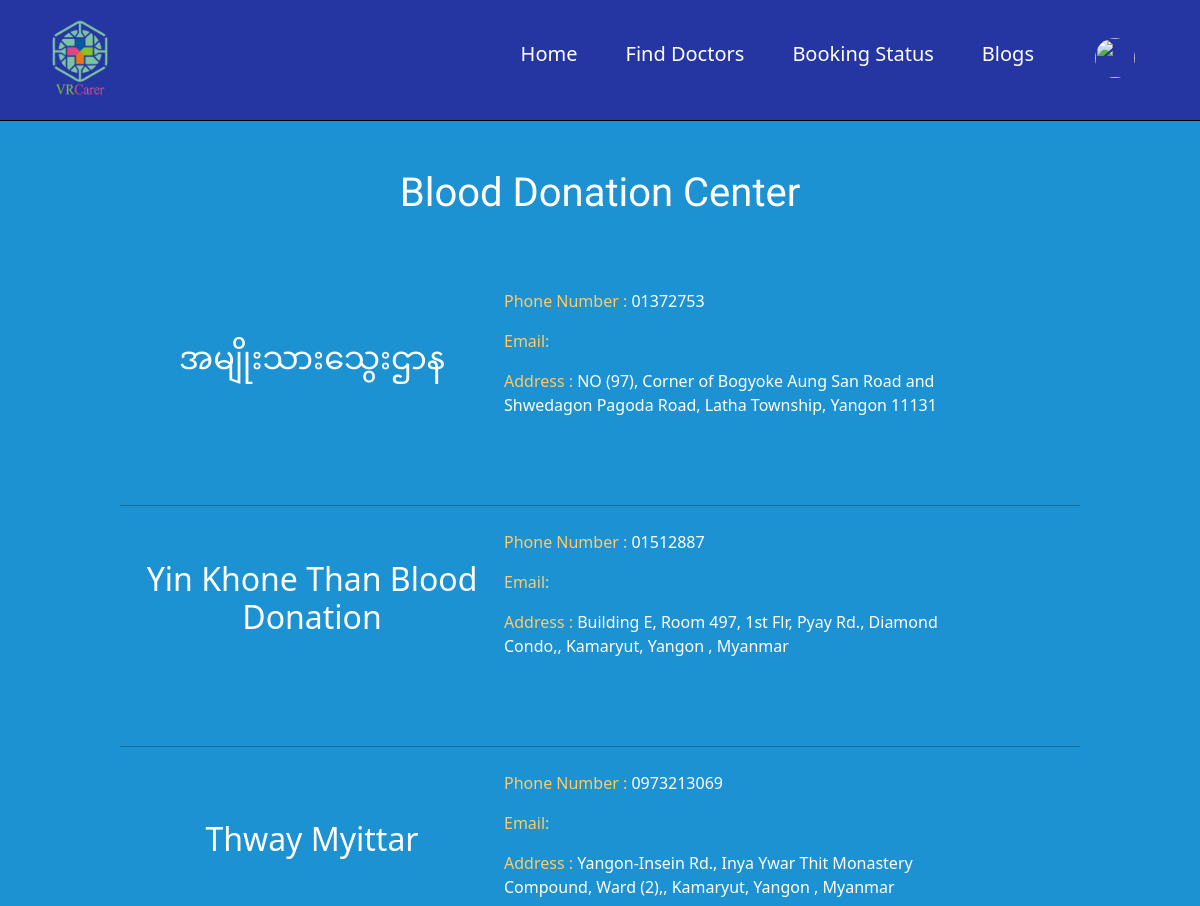
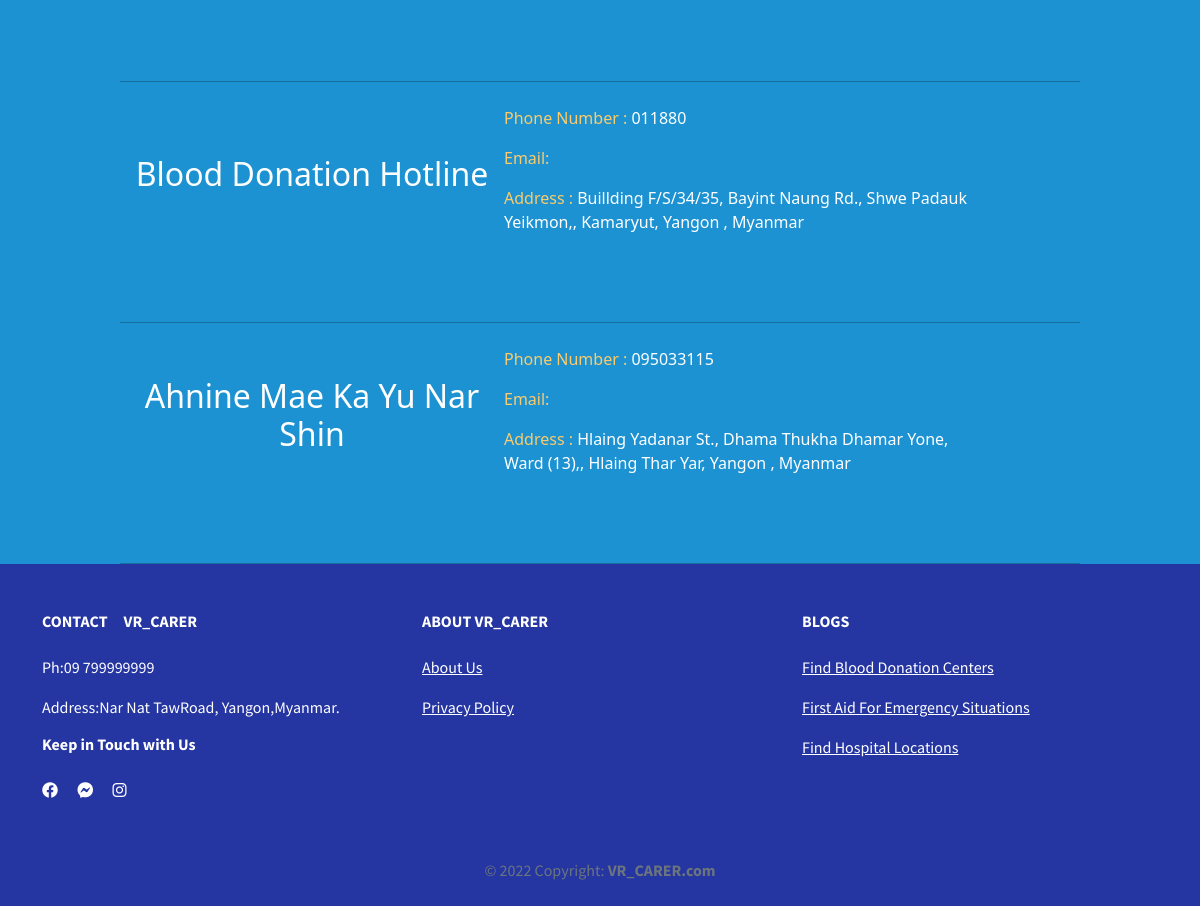
The app's page /vr_carer/patient/View/blooddonation.php (signed in) with its own data (2 pictures, top to bottom).
### tables this page shows
CREATE TABLE `blood_donation` (
  `id` int(11) NOT NULL COMMENT 'blood donation centre id',
  `center_name` varchar(128) NOT NULL COMMENT 'centre name',
  `center_address` varchar(256) NOT NULL COMMENT 'center address',
  `center_contact` varchar(15) NOT NULL COMMENT 'center phone number',
  `center_email` varchar(128) DEFAULT NULL COMMENT 'center email',
  `del_flg` int(11) NOT NULL DEFAULT 0,
  `created_date` varchar(10) DEFAULT NULL COMMENT 'YYYY/MM/DD',
  `updated_date` varchar(10) DEFAULT NULL COMMENT 'YYYY/MM/DD'
);

### vr_carer/patient/Controller/bloodDonation/showCenterController.php (called while the page is built)
<?php
include "../Model/dbConnection.php";
$sql = $pdo->prepare("SELECT * FROM blood_donation");
$sql->execute();
$centerList = $sql->fetchAll(PDO::FETCH_ASSOC);

### vr_carer/patient/View/blooddonation.php (the view, shortened to what this page needs)
<?php
include "../Controller/bloodDonation/showCenterController.php";
?>
<!DOCTYPE html>
<html lang="en">
<head>
    <link rel="stylesheet" href="./resources/css/root.css">
    <link rel="stylesheet" href="./resources/css/blooddonation.css?v=" <?php time() ?>>
</head>
<body>
    <?php
    include("./common/head.php");
    ?>
    <h3 class="blood_donate_header my-5">Blood Donation Center</h3>
    <?php foreach ($centerList as $center) { ?>
        <div class="center_card_wrapper mb-5">
            <div class="center_card">
                <div class="center_name_div">
                    <h2 class="center_name"><?php echo $center["center_name"] ?></h2>
                </div>
                <div class="center_address_div">
                    <p class="yellow_color center_phone">Phone Number : <span class="white_color"><?php echo $center["center_contact"] ?></span></p>
                    <p class="yellow_color center_phone">Email: <span class="white_color"><?php echo $center["center_email"] ?></span></p>
                    <p class="yellow_color center_address">Address : <span class="white_color">
                            <?php echo $center["center_address"] ?>
                        </span></p>
                </div>
            </div>
        </div>
        <hr class="line " />
    <?php } ?>
    <?php
    include("./common/footer.php")
    ?>
</body>
</html>

### vr_carer/patient/View/resources/css/root.css (style rules this page uses)
:root { --primary_color: #1c92d2; --secondary_color: #2535a1; --tertiary_color: #fccb6a; }
:root { --first_color: #ffffff; --second_color: #000000; --third_color: #fccb6a; --fourth_color: #1c92d2; --fifth_color: ##ef233c; }
:root { --primary_font: "Source Sans Pro", sans-serif; --secondary_font: "Archivo Narrow", sans-serif; }
:root { --extra_large: 5em; --large: 2.5em; --medium: 1.87em; --small: 1.56em; --extra_small: 1.25em; --extra_extra_small: 0.9em; }
.line { height: 2px; width: 80%; background-color: var(--second_color); margin-top: 1em; border: none; }

### vr_carer/patient/View/resources/css/blooddonation.css (style rules this page uses)
body { background-color: var(--primary_color) !important; }
.blood_donate_header { text-align: center; color: var(--first_color); font-family:var(--secondary_font); font-size: var(--large); }
.center_card { display: flex; align-items: center; justify-self: center; width: 80%; height: 100%; }
.center_name { text-align: center; color: var(--first_color); }
.yellow_color { color: var(--third_color); }
.white_color { color: var(--first_color); }
.center_name_div { width: 40%; }
.center_address_div { width: 50%; }
.center_card_wrapper { display: flex; flex-direction: column; align-items: center; justify-self: center; width: 100%; height: 12em; }
.line { margin: 0 auto !important; }

### records on screen
blood_donation: center_name "အမျိုးသားသွေးဌာန", center_contact "01372753", center_address "NO (97), Corner of Bogyoke Aung San Road and Shwedagon Pagoda Road, Latha Township, Yangon 11131"
blood_donation: center_name "Yin Khone Than Blood Donation", center_contact "01512887", center_address "Building E, Room 497, 1st Flr, Pyay Rd., Diamond Condo,, Kamaryut, Yangon , Myanmar"
blood_donation: center_name "Thway Myittar", center_contact "0973213069", center_address "Yangon-Insein Rd., Inya Ywar Thit Monastery Compound, Ward (2),, Kamaryut, Yangon , Myanmar"
blood_donation: center_name "Blood Donation Hotline", center_contact "011880", center_address "Buillding F/S/34/35, Bayint Naung Rd., Shwe Padauk Yeikmon,, Kamaryut, Yangon , Myanmar"
blood_donation: center_name "Ahnine Mae Ka Yu Nar Shin", center_contact "095033115", center_address "Hlaing Yadanar St., Dhama Thukha Dhamar Yone, Ward (13),, Hlaing Thar Yar, Yangon , Myanmar"
